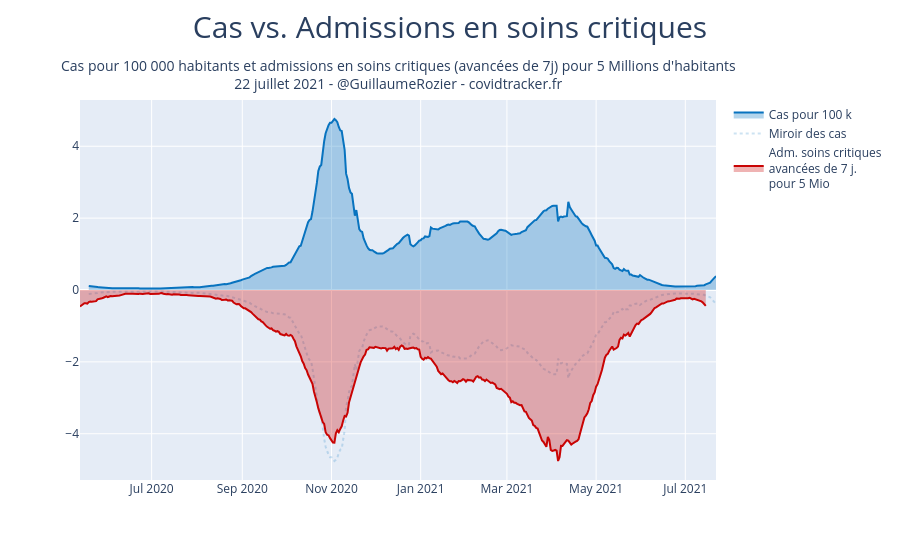

Here is the notebook cell this chart was saved with:
### Code cell
y1 = df.P.rolling(window=7).mean()/67000000*100000
y2 = df.incid_rea.rolling(window=7).mean().shift(-7)/67000000*5000000

coef_normalisation = y1.max()/y2.max()

fig = go.Figure()
fig.add_trace(go.Scatter(
    x=df.jour,
    y=y1,
    name="Cas pour 100 k",
    marker_color='rgb(8, 115, 191)',
    fillcolor="rgba(8, 115, 191, 0.3)",
    fill='tozeroy'))
fig.add_trace(go.Scatter(
    x=df.jour,
    y=-y1,
    name="Miroir des cas",
    marker_color='rgba(8, 115, 191, 0.2)',
    line=dict(
        dash="dot")
))
fig.add_trace(go.Scatter(
    x=df.jour,
    y=-y2*coef_normalisation,
    name="Adm. soins critiques<br>avancées de 7 j.<br>pour 5 Mio",
    marker_color='rgb(201, 4, 4)',
    fillcolor="rgba(201, 4, 4,0.3)",
    fill='tozeroy'))
fig.update_yaxes()
fig.update_layout(
    title={
                        'text': "Cas vs. Admissions en soins critiques",
                        'y':0.97,
                        'x':0.5,
                        'xanchor': 'center',
                        'yanchor': 'top'},
    titlefont = dict(
                    size=30),
    annotations = [
                        dict(
                            x=0.5,
                            y=1.12,
                            xref='paper',
                            yref='paper',
                            font=dict(size=14),
                            text="Cas pour 100 000 habitants et admissions en soins critiques (avancées de 7j) pour 5 Millions d'habitants<br>{} - @GuillaumeRozier - covidtracker.fr".format(datetime.strptime(df.jour.max(), '%Y-%m-%d').strftime('%d %B %Y')),#'Date : {}. Source : Santé publique France. Auteur : GRZ - covidtracker.fr.'.format(),                    showarrow = False
                            showarrow=False
                        ),
                        ]
)

#name_fig = "cas_hospitalisations_ratio"
#fig.write_image(PATH + "images/charts/france/{}.jpeg".format(name_fig), scale=2, width=900, height=600)
#plotly.offline.plot(fig, filename = PATH + 'images/html_exports/france/{}.html'.format(name_fig), auto_open=False)

### Figure 1 — Plotly figure (JSON) as saved in the notebook; plotly's stock layout.template omitted (floating-point values rounded to 4 significant figures; data arrays with more than 128 entries replaced by an {"elided": "..."} marker saying what was removed)
{"data": [{"fill": "tozeroy", "fillcolor": "rgba(8, 115, 191, 0.3)", "marker": {"color": "rgb(8, 115, 191)"}, "name": "Cas pour 100 k", "type": "scatter", "x": {"elided": "436 str values"}, "y": {"elided": "436 float values"}}, {"line": {"dash": "dot"}, "marker": {"color": "rgba(8, 115, 191, 0.2)"}, "name": "Miroir des cas", "type": "scatter", "x": {"elided": "436 str values"}, "y": {"elided": "436 float values"}}, {"fill": "tozeroy", "fillcolor": "rgba(201, 4, 4,0.3)", "marker": {"color": "rgb(201, 4, 4)"}, "name": "Adm. soins critiques<br>avancées de 7 j.<br>pour 5 Mio", "type": "scatter", "x": {"elided": "436 str values"}, "y": {"elided": "436 float values"}}], "layout": {"annotations": [{"font": {"size": 14}, "showarrow": false, "text": "Cas pour 100 000 habitants et admissions en soins critiques (avancées de 7j) pour 5 Millions d'habitants<br>22 juillet 2021 - @GuillaumeRozier - covidtracker.fr", "x": 0.5, "xref": "paper", "y": 1.12, "yref": "paper"}], "title": {"font": {"size": 30}, "text": "Cas vs. Admissions en soins critiques", "x": 0.5, "xanchor": "center", "y": 0.97, "yanchor": "top"}}}
